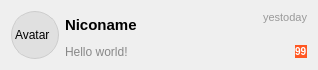
<?xml version="1.0" encoding="UTF-8"?>
<ui version="4.0">
 <class>ItemChat</class>
 <widget class="QWidget" name="ItemChat">
  <property name="geometry">
   <rect>
    <x>0</x>
    <y>0</y>
    <width>318</width>
    <height>64</height>
   </rect>
  </property>
  <property name="windowTitle">
   <string>Form</string>
  </property>
  <layout class="QHBoxLayout" name="item_chat_layout">
   <item>
    <widget class="QLabel" name="label_avatar">
     <property name="sizePolicy">
      <sizepolicy hsizetype="Fixed" vsizetype="Fixed">
       <horstretch>0</horstretch>
       <verstretch>0</verstretch>
      </sizepolicy>
     </property>
     <property name="minimumSize">
      <size>
       <width>48</width>
       <height>48</height>
      </size>
     </property>
     <property name="styleSheet">
      <string notr="true">QLabel {
    border-radius: 24px;
    background-color: #e0e0e0;
    border: 1px solid #ccc;
}</string>
     </property>
     <property name="text">
      <string>Avatar</string>
     </property>
     <property name="scaledContents">
      <bool>true</bool>
     </property>
    </widget>
   </item>
   <item>
    <layout class="QVBoxLayout" name="item_chat_layout_info">
     <item>
      <layout class="QHBoxLayout" name="item_chat_layout_nickname">
       <item>
        <widget class="QLabel" name="label_nickname">
         <property name="font">
          <font>
           <pointsize>11</pointsize>
           <bold>true</bold>
          </font>
         </property>
         <property name="text">
          <string>Niconame</string>
         </property>
        </widget>
       </item>
       <item>
        <widget class="QLabel" name="label_time">
         <property name="sizePolicy">
          <sizepolicy hsizetype="Fixed" vsizetype="Preferred">
           <horstretch>0</horstretch>
           <verstretch>0</verstretch>
          </sizepolicy>
         </property>
         <property name="font">
          <font>
           <pointsize>8</pointsize>
          </font>
         </property>
         <property name="styleSheet">
          <string notr="true">QLabel { color: #999; }</string>
         </property>
         <property name="text">
          <string>yestoday</string>
         </property>
         <property name="alignment">
          <set>Qt::AlignmentFlag::AlignRight|Qt::AlignmentFlag::AlignTop|Qt::AlignmentFlag::AlignTrailing</set>
         </property>
        </widget>
       </item>
      </layout>
     </item>
     <item>
      <layout class="QHBoxLayout" name="item_chat_layout_message">
       <item>
        <widget class="QLabel" name="label_message">
         <property name="styleSheet">
          <string notr="true">QLabel { color: #888; }</string>
         </property>
         <property name="text">
          <string>Hello world!</string>
         </property>
         <property name="textFormat">
          <enum>Qt::TextFormat::PlainText</enum>
         </property>
        </widget>
       </item>
       <item>
        <widget class="QLabel" name="label_unread">
         <property name="sizePolicy">
          <sizepolicy hsizetype="Fixed" vsizetype="Fixed">
           <horstretch>20</horstretch>
           <verstretch>20</verstretch>
          </sizepolicy>
         </property>
         <property name="styleSheet">
          <string notr="true">QLabel {
    background-color: #ff5722;
    color: white;
    border-radius: 10px;
    font-size: 10px;
    font-weight: bold;
}</string>
         </property>
         <property name="text">
          <string>99</string>
         </property>
        </widget>
       </item>
      </layout>
     </item>
    </layout>
   </item>
  </layout>
 </widget>
 <resources/>
 <connections/>
</ui>
